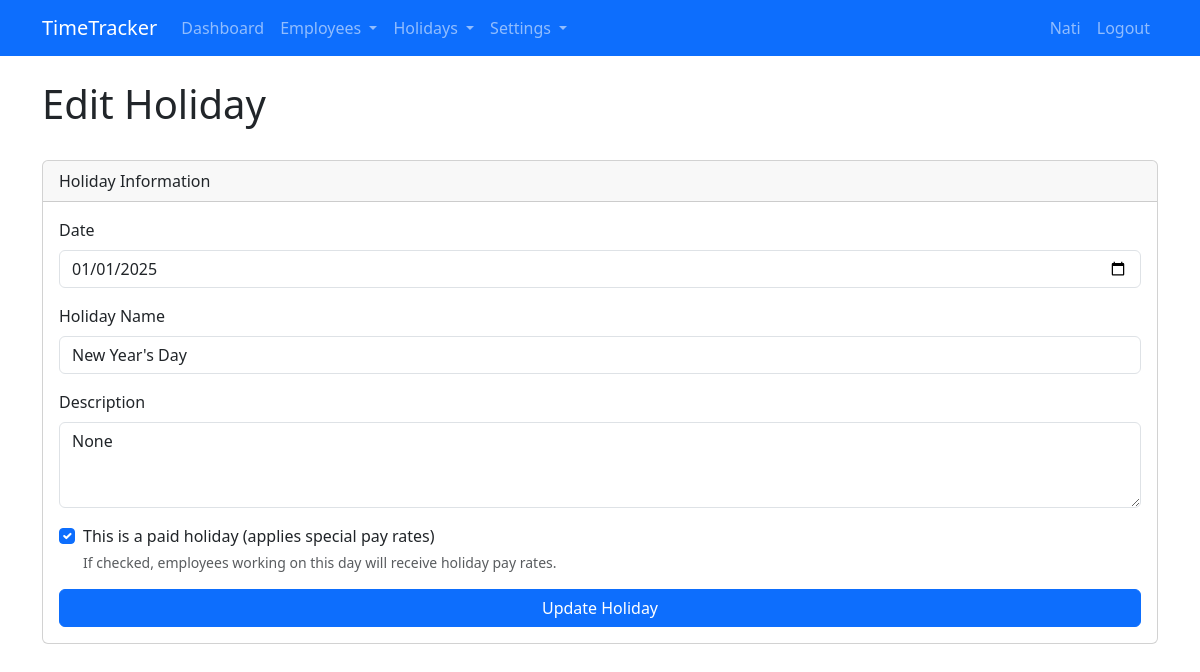
/edit_holiday/28 (signed in), run on the app's committed database.
### app.py (models this page shows, shortened)
class User(UserMixin, db.Model):
    id = db.Column(db.Integer, primary_key=True)
    username = db.Column(db.String(80), unique=True, nullable=False)
    email = db.Column(db.String(120), unique=True, nullable=False)
    password_hash = db.Column(db.String(128))
    is_admin = db.Column(db.Boolean, default=False)
    company_id = db.Column(db.Integer, db.ForeignKey('company.id'))

class Holiday(db.Model):
    id = db.Column(db.Integer, primary_key=True)
    company_id = db.Column(db.Integer, db.ForeignKey('company.id'), nullable=False)
    date = db.Column(db.Date, nullable=False)
    name = db.Column(db.String(100), nullable=False)
    description = db.Column(db.Text)
    is_paid = db.Column(db.Boolean, default=True)  # Whether it's a paid holiday
    company = db.relationship('Company', backref='holidays')
    __table_args__ = (db.UniqueConstraint('company_id', 'date', name='_company_date_uc'),)

### app.py (the view, shortened to what this page needs)
@app.route('/edit_holiday/<int:holiday_id>', methods=['GET', 'POST'])
@login_required
def edit_holiday(holiday_id):
    if not current_user.is_admin:
        flash('Access denied.')
        return redirect(url_for('dashboard'))
    holiday = Holiday.query.get_or_404(holiday_id)
    if holiday.company_id != current_user.company.id:
        flash('Access denied.')
        return redirect(url_for('holidays'))
    return render_template('edit_holiday.html', holiday=holiday)

### app.py (called while the page is built)
@login_manager.user_loader
def load_user(user_id):
    return User.query.get(int(user_id))

### templates/edit_holiday.html (shortened to what this page needs)
{% extends "base.html" %}
{% block content %}
<div class="row mb-4">
    <div class="col-md-12">
        <h1>Edit Holiday</h1>
    </div>
</div>
<div class="row">
    <div class="col-md-12">
        <div class="card">
            <div class="card-header">Holiday Information</div>
            <div class="card-body">
                <form method="POST">
                    <div class="mb-3">
                        <label for="date" class="form-label">Date</label>
                        <input type="date" class="form-control" id="date" name="date" value="{{ holiday.date.strftime('%Y-%m-%d') }}" required>
                    </div>
                    <div class="mb-3">
                        <label for="name" class="form-label">Holiday Name</label>
                        <input type="text" class="form-control" id="name" name="name" value="{{ holiday.name }}" required>
                    </div>
                    <div class="mb-3">
                        <label for="description" class="form-label">Description</label>
                        <textarea class="form-control" id="description" name="description" rows="3">{{ holiday.description }}</textarea>
                    </div>
                    <div class="mb-3 form-check">
                        <input type="checkbox" class="form-check-input" id="is_paid" name="is_paid" {% if holiday.is_paid %}checked{% endif %}>
                        <label class="form-check-label" for="is_paid">
                            This is a paid holiday (applies special pay rates)
                        </label>
                        <div class="form-text">If checked, employees working on this day will receive holiday pay rates.</div>
                    </div>
                    <div class="d-grid">
                        <button type="submit" class="btn btn-primary">Update Holiday</button>
                    </div>
                </form>
            </div>
        </div>
    </div>
</div>
{% endblock %}

### templates/base.html (shortened to what this page needs)
<!DOCTYPE html>
<html lang="en">
<head>
    <link href="https://cdn.jsdelivr.net/npm/bootstrap@5.3.0-alpha1/dist/css/bootstrap.min.css" rel="stylesheet">
    <link href="https://cdnjs.cloudflare.com/ajax/libs/font-awesome/6.0.0/css/all.min.css" rel="stylesheet">
</head>
<body>
    <nav class="navbar navbar-expand-lg navbar-dark bg-primary">
        <div class="container">
            <a class="navbar-brand" href="{{ url_for('index') }}">TimeTracker</a>
            <div class="collapse navbar-collapse" id="navbarNav">
                <ul class="navbar-nav me-auto">
                    {% if current_user.is_authenticated %}
                    <li class="nav-item">
                        <a class="nav-link" href="{{ url_for('dashboard') }}">Dashboard</a>
                    </li>
                    {% if current_user.is_admin %}
                    <li class="nav-item dropdown">
                        <a class="nav-link dropdown-toggle" href="#" id="employeesDropdown" role="button" data-bs-toggle="dropdown" aria-expanded="false">
                            Employees
                        </a>
                    </li>
                    <li class="nav-item dropdown">
                        <a class="nav-link dropdown-toggle" href="#" id="holidaysDropdown" role="button" data-bs-toggle="dropdown" aria-expanded="false">
                            Holidays
                        </a>
                    </li>
                    <li class="nav-item dropdown">
                        <a class="nav-link dropdown-toggle" href="#" id="settingsDropdown" role="button" data-bs-toggle="dropdown" aria-expanded="false">
                            Settings
                        </a>
                    </li>
                    {% endif %}
                    {% endif %}
                </ul>
                <ul class="navbar-nav">
                    {% if current_user.is_authenticated %}
                    <li class="nav-item">
                        <span class="nav-link">{{ current_user.username }}</span>
                    </li>
                    <li class="nav-item">
                        <a class="nav-link" href="{{ url_for('logout') }}">Logout</a>
                    </li>
                    {% endif %}
                </ul>
            </div>
        </div>
    </nav>
    <div class="container mt-4">
        {% block content %}{% endblock %}
    </div>
</body>
</html>

### data on the page
User: username "Nati"
Holiday: date "01/01/2025", name "New Year's Day", description "None", is_paid "☑"
